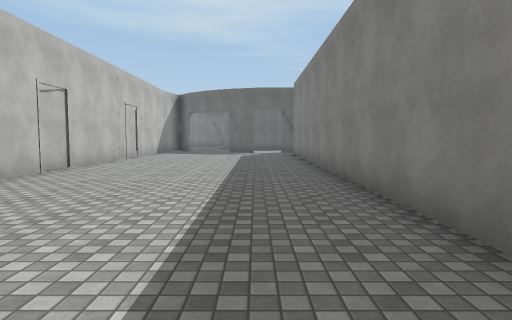
View 1 (above)

18 first-person views from a walk through a Unity game level. The camera is 1.4 m above the floor, tilts 4° down and sees 75° across. The floor is counted in squares, 2 m on a side. Each view is taken from the middle of a square. On the plan, view 1 faces up. The plan holds only what a view shows up to about 10 squares ahead; the rest is blank. The place goes on beyond the plan. The player character is not drawn. Door leaves are left out, so doorways stand open. Surface patterns are stand-ins for the level's own textures.

View 2
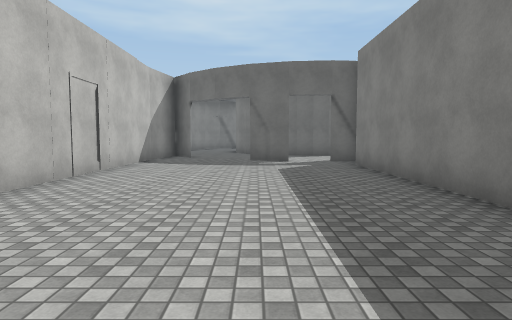

View 3
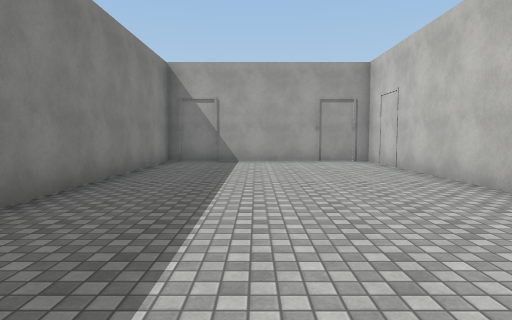

View 4
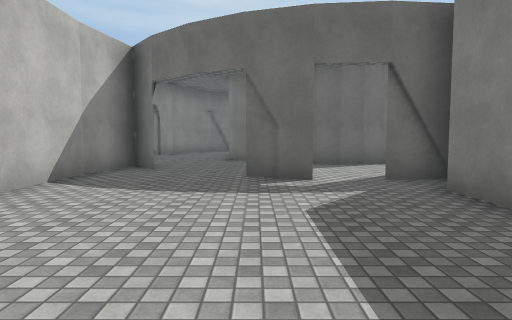

View 5
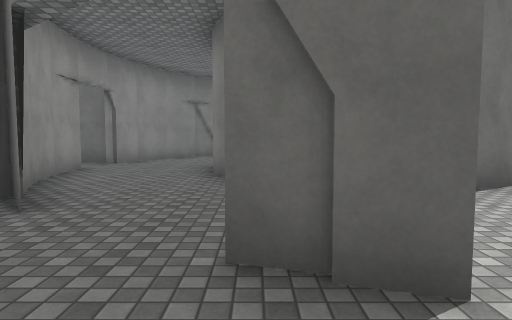

View 6
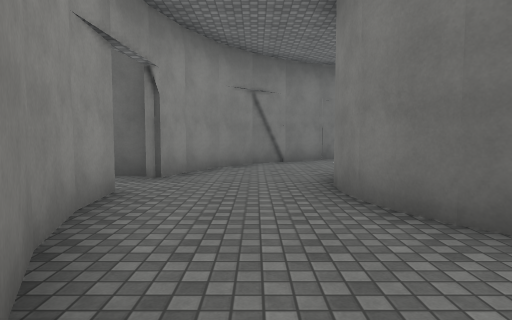

View 7
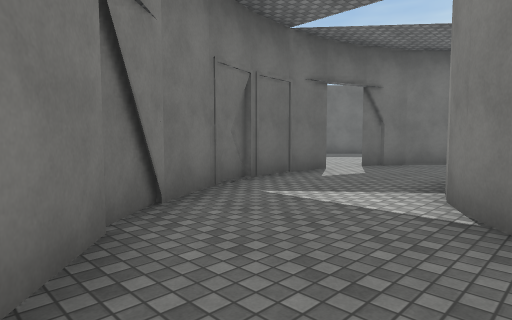

View 8
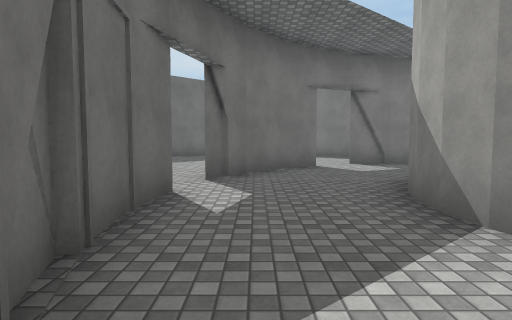

View 9
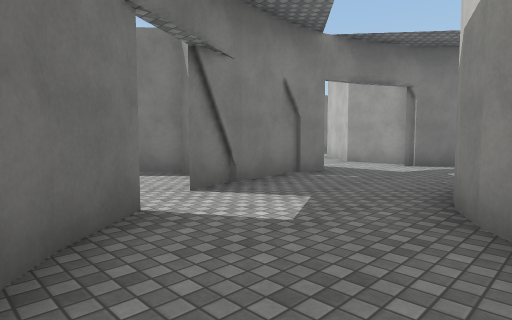

View 10
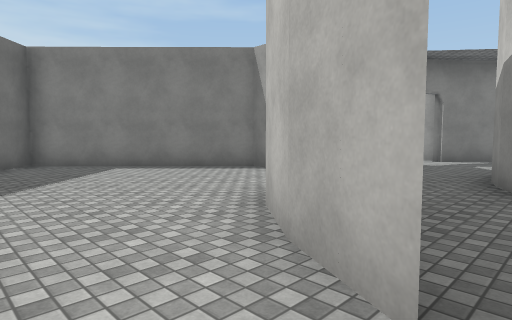

View 11
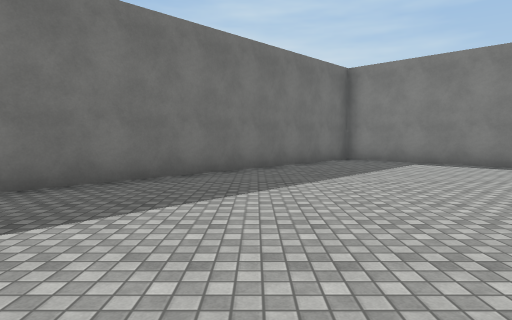

View 12
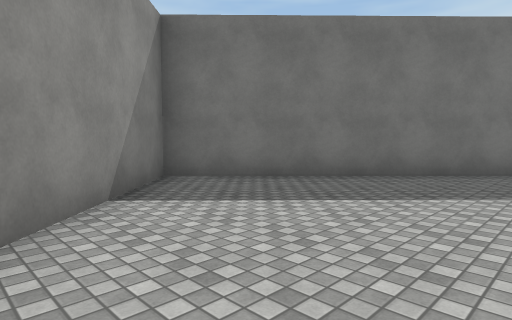

View 13
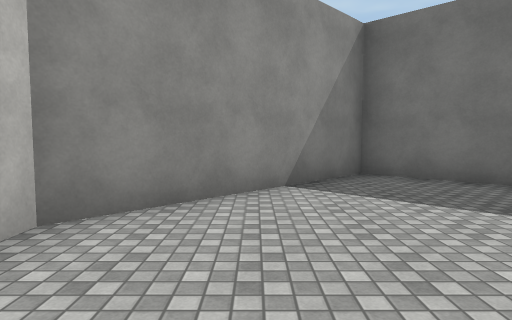

View 14
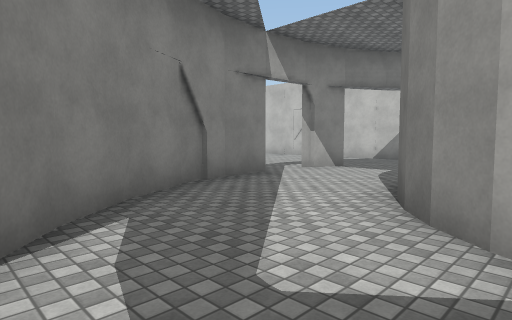

View 15
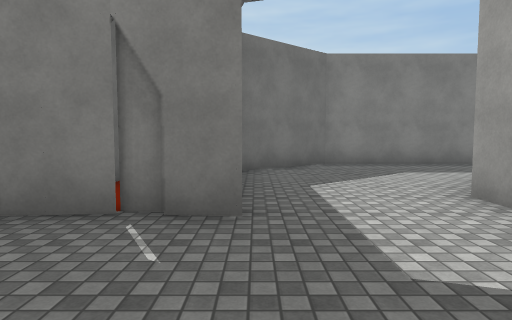

View 16
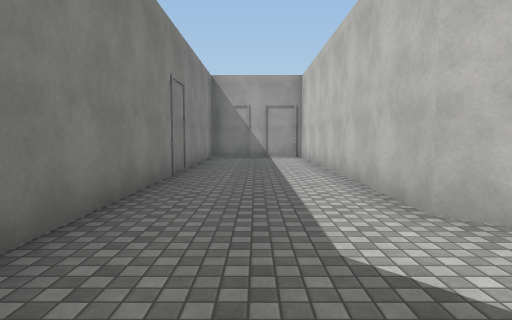

View 17
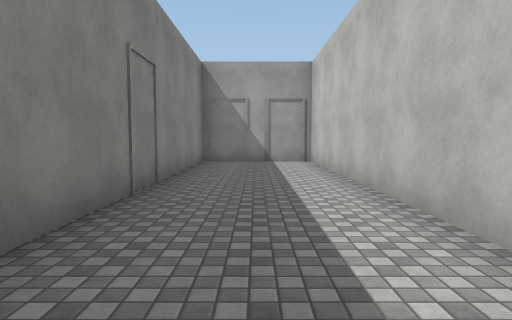

View 18
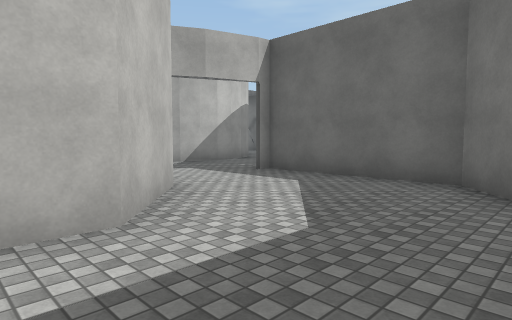

### Floor plan
Points are (right, up) in squares from view 1. A wall is a line through its corners. A room is listed if a view was taken in it or the views show most of it. See-through windows are left out.
Room 1 (views 1, 2, 3, 4, 5, 6, 7, 8, 9)
walls: (0, 14.4) (-1.3, 14.7); (-1.3, 14.8) (-0.1, 14.5); (2.2, 14.4) (3.3, 14.7); (2.2, 14.5) (1, 14.4) (2.4, 14.5); (-3.1, 16) (-3.9, 16.9) (-4.2, 15.2) (-4.2, 5.4); (3.3, 14.8) (4.4, 15.4); (4.3, 15.3) (5.3, 16.2); (1.7, 17.3) (1.1, 17.3); (2.3, 17.5) (1.4, 17.2) (0.5, 17.3); (-1.1, 18.3) (-1.4, 18.6) (-1.7, 19.2); (2.8, 17.8) (2.2, 17.4); (-4.4, 18.1) (-3.8, 17); (-1.7, 19) (-1.9, 19.7); (5.3, 16.1) (6.1, 17.1); (3.2, 18.2) (2.7, 17.8); (-1.9, 19.6) (-1.9, 20.4); (-4.2, 2.9) (-4.2, -2.5) (1.5, -2.5) (1.5, 13.4); (-1.9, 20.2) (-1.8, 21); (-4.8, 20.3) (-4.7, 19.1) (-4.3, 17.9); (-1.1, 22.4) (-0.6, 22.8); (-0.7, 22.7) (0, 23.1); (3.5, 22) (3.9, 21.4); (-0.1, 23) (0.8, 23.3) (1.7, 23.2) (2.3, 23); (-4.3, 22.6) (-4.7, 21.4); (3.3, 22.3) (3.7, 21.9); (0.5, 23.2) (1.1, 23.3); (-3.8, 23.6) (-4.4, 22.5); (7, 21.4) (6.6, 22.6); (-3, 24.5) (-3.8, 23.5); (-2.2, 25.3) (-3.1, 24.5); (6.1, 23.5) (5.3, 24.5); (-1.1, 25.7) (-2.2, 25.2); (5.3, 24.4) (4.3, 25.2); (4.4, 25.1) (3.3, 25.7); (0, 26.2) (-1.2, 25.8); (1.2, 26.2) (-0.1, 26.1); (2.3, 26.1) (1.1, 26.2)
ways out: opening at (3, 25) to room 2; opening at (7, 23) to room 2; opening at (4.5, 17) to room 3; opening at (5.5, 22) to room 3; opening at (-5, 21); open door at (-0.5, 26); gap at (1, 14)
Room 2 (views 10, 11, 12, 13)
walls: (4.4, 25.3) (5.3, 24.5); (3.4, 25.8) (4.5, 25.2); (8.2, 21.4) (8.7, 21.4) (12.3, 25.2) (5, 32.3) (1.3, 28.6) (1.3, 28.1)
ways out: opening at (3, 25) to room 1; opening at (7, 23) to room 1
Room 3 (views 14, 15, 16, 17, 18)
walls: (6.1, 16.5) (7.9, 16.5) (9.4, 15.1) (9.4, 6.6) (12.5, 6.6) (12.5, 17.2) (10.7, 19.4) (7, 19.4); (6.9, 19.1) (7, 20.3) (6.9, 21.5); (4.1, 19.8) (3.8, 18.8) (3.2, 18.1); (3.9, 21.5) (4.1, 20.5) (4, 19.4) (3.6, 18.6)
ways out: opening at (4.5, 17) to room 1; opening at (5.5, 22) to room 1

Where each view was taken, in squares from view 1:
view 1: 0 up, 0 right, facing up
view 2: 5 up, 1 left, facing up
view 3: 7 up, 1 left, facing down
view 4: 9 up, 1 left, facing up
view 5: 13 up, 1 left, facing up
view 6: 16 up, 3 left, facing up
view 7: 22 up, 4 left, facing up-right
view 8: 25 up, 2 left, facing right
view 9: 25 up, 3 right, facing down-right
view 10: 27 up, 3 right, facing down-right
view 11: 28 up, 2 right, facing right
view 12: 27 up, 2 right, facing up-right
view 13: 26 up, 3 right, facing up
view 14: 19 up, 6 right, facing down-left
view 15: 19 up, 4 right, facing right
view 16: 18 up, 11 right, facing down
view 17: 16 up, 11 right, facing down
view 18: 14 up, 12 right, facing up-left
